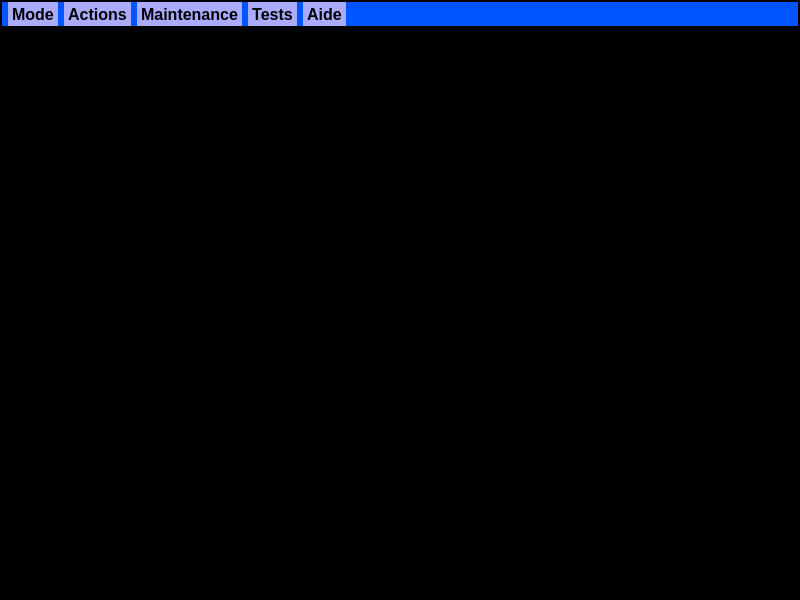
<?xml version="1.0" encoding="UTF-8"?>
<ui version="4.0">
 <class>MainWindow</class>
 <widget class="QMainWindow" name="MainWindow">
  <property name="geometry">
   <rect>
    <x>0</x>
    <y>0</y>
    <width>800</width>
    <height>600</height>
   </rect>
  </property>
  <property name="windowTitle">
   <string>MainWindow</string>
  </property>
  <property name="styleSheet">
   <string>
background-color: rgb(0, 0, 0);
</string>
  </property>
  <widget class="QWidget" name="centralwidget">
   <widget class="QFrame" name="CntHMenuView1">
    <property name="geometry">
     <rect>
      <x>50</x>
      <y>180</y>
      <width>681</width>
      <height>80</height>
     </rect>
    </property>
    <property name="frameShape">
     <enum>QFrame::StyledPanel</enum>
    </property>
    <property name="frameShadow">
     <enum>QFrame::Raised</enum>
    </property>
   </widget>
   <widget class="QFrame" name="CntHMenuView2">
    <property name="geometry">
     <rect>
      <x>50</x>
      <y>370</y>
      <width>681</width>
      <height>80</height>
     </rect>
    </property>
    <property name="frameShape">
     <enum>QFrame::StyledPanel</enum>
    </property>
    <property name="frameShadow">
     <enum>QFrame::Raised</enum>
    </property>
   </widget>
  </widget>
  <widget class="QMenuBar" name="menubar">
   <property name="geometry">
    <rect>
     <x>0</x>
     <y>0</y>
     <width>800</width>
     <height>29</height>
    </rect>
   </property>
   <property name="font">
    <font>
     <family>Arial</family>
     <pointsize>12</pointsize>
     <weight>75</weight>
     <bold>true</bold>
    </font>
   </property>
   <property name="acceptDrops">
    <bool>false</bool>
   </property>
   <property name="styleSheet">
    <string>QMenuBar { 
	background-color: rgb(0, 85, 255);
	margin: 2px;
 }

 QMenuBar::item {
	background-color: rgb(170, 170, 255);
 }

 QMenuBar::item:selected { /* when selected using mouse or keyboard */
	background-color: rgb(216, 220, 255);
 }

 QMenuBar::item:pressed { 
	background-color: rgb(216, 220, 255);
 }

QMenu { 
	background-color: rgb(170, 170, 255);      /* some spacing around the menu */
 }

 QMenu::item {
	background-color: rgb(170, 170, 255);
 }

 QMenu::item:selected {
     	background-color: rgb(216, 220, 255);

 }
</string>
   </property>
   <property name="defaultUp">
    <bool>false</bool>
   </property>
   <widget class="QMenu" name="menuMode">
    <property name="title">
     <string>Mode</string>
    </property>
    <addaction name="actionArrete"/>
   </widget>
   <widget class="QMenu" name="menuActions">
    <property name="title">
     <string>Actions</string>
    </property>
    <addaction name="actionSimulateur_Passage"/>
    <addaction name="actionOption1"/>
    <addaction name="actionOption2"/>
    <addaction name="actionOption3"/>
   </widget>
   <widget class="QMenu" name="menuMaintenance">
    <property name="title">
     <string>Maintenance</string>
    </property>
   </widget>
   <widget class="QMenu" name="menuTests">
    <property name="title">
     <string>Tests</string>
    </property>
   </widget>
   <widget class="QMenu" name="menuAide">
    <property name="title">
     <string>Aide</string>
    </property>
   </widget>
   <addaction name="menuMode"/>
   <addaction name="menuActions"/>
   <addaction name="menuMaintenance"/>
   <addaction name="menuTests"/>
   <addaction name="menuAide"/>
  </widget>
  <widget class="QStatusBar" name="statusbar"/>
  <action name="actionArrete">
   <property name="text">
    <string>Arrete</string>
   </property>
  </action>
  <action name="actionSimulateur_Passage">
   <property name="text">
    <string>Simulateur Passage</string>
   </property>
  </action>
  <action name="actionOption1">
   <property name="text">
    <string>Option1</string>
   </property>
  </action>
  <action name="actionOption2">
   <property name="text">
    <string>Option2</string>
   </property>
  </action>
  <action name="actionOption3">
   <property name="text">
    <string>Option3</string>
   </property>
  </action>
 </widget>
 <resources/>
 <connections/>
</ui>
